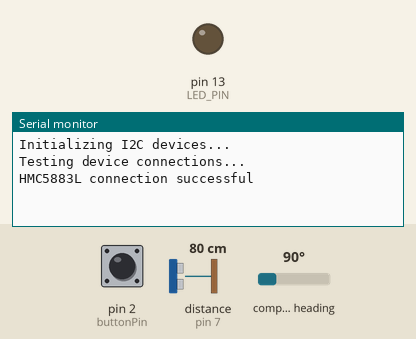
Recording of a sketch running on a simulated Arduino Uno, built with avr-gcc and run on an emulated ATmega328P. Shown: output pins drawn as LEDs (lit = HIGH), the last lines printed to the serial monitor. Wiring (inferred from the names in the program): HMC5883L compass at I2C address 0x1E. The inputs (shaded band) are chosen by the test bench; at power-on: pin 2 (buttonPin) LOW, distance to the obstacle (sensor on pin 7) 80 cm, compass heading 90°. The echo pulse lasts 58.3 µs per cm; pins used as bus, display or sensor lines are not drawn.

Above: at 1.2 s.
1.3 s: pin 2 (buttonPin) pulled HIGH for 0.15 s
At 2.6 s:
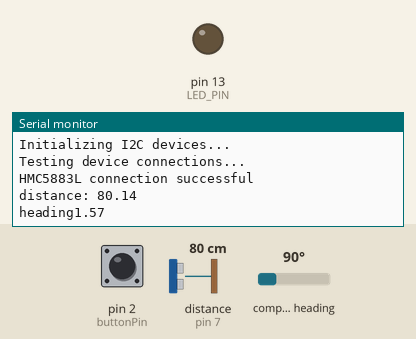
2.9 s: pin 2 (buttonPin) pulled HIGH for 1 s
At 4.2 s:
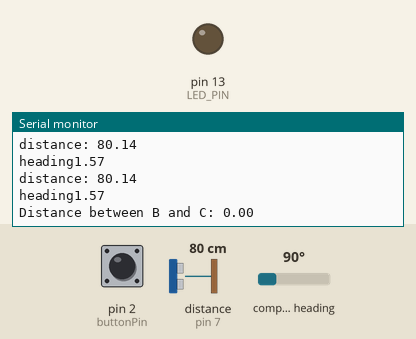

The sketch:

HMC5883L.ino
```cpp
// I2C device class (I2Cdev) demonstration Arduino sketch for HMC5883L class
// 10/7/2011 by Jeff Rowberg <jeff@rowberg.net>
// Updates should (hopefully) always be available at https://github.com/jrowberg/i2cdevlib
//
// Changelog:
//     2013-05-04 - Added Heading Calculation in degrees
//     2011-10-07 - initial release

/* ============================================
I2Cdev device library code is placed under the MIT license
Copyright (c) 2011 Jeff Rowberg

Permission is hereby granted, free of charge, to any person obtaining a copy
of this software and associated documentation files (the "Software"), to deal
in the Software without restriction, including without limitation the rights
to use, copy, modify, merge, publish, distribute, sublicense, and/or sell
copies of the Software, and to permit persons to whom the Software is
furnished to do so, subject to the following conditions:

The above copyright notice and this permission notice shall be included in
all copies or substantial portions of the Software.

THE SOFTWARE IS PROVIDED "AS IS", WITHOUT WARRANTY OF ANY KIND, EXPRESS OR
IMPLIED, INCLUDING BUT NOT LIMITED TO THE WARRANTIES OF MERCHANTABILITY,
FITNESS FOR A PARTICULAR PURPOSE AND NONINFRINGEMENT. IN NO EVENT SHALL THE
AUTHORS OR COPYRIGHT HOLDERS BE LIABLE FOR ANY CLAIM, DAMAGES OR OTHER
LIABILITY, WHETHER IN AN ACTION OF CONTRACT, TORT OR OTHERWISE, ARISING FROM,
OUT OF OR IN CONNECTION WITH THE SOFTWARE OR THE USE OR OTHER DEALINGS IN
THE SOFTWARE.
===============================================
*/

// Arduino Wire library is required if I2Cdev I2CDEV_ARDUINO_WIRE implementation
// is used in I2Cdev.h
#include <Wire.h>

// I2Cdev and HMC5883L must be installed as libraries, or else the .cpp/.h files
// for both classes must be in the include path of your project
#include "I2Cdev.h"
#include "HMC5883L.h"

// class default I2C address is 0x1E
// specific I2C addresses may be passed as a parameter here
// this device only supports one I2C address (0x1E)
HMC5883L mag;

int16_t mx, my, mz;

#define LED_PIN 13
bool blinkState = false;

#define trigPin 8
#define echoPin 7
long duration;
float distance1, distance2;
float head1, head2;

const int  buttonPin = 2;
int buttonPushCounter = 0;   // counter for the number of button presses
int buttonState = 0;         // current state of the button
int lastButtonState = 0;     // previous state of the button

void setup() {
    // join I2C bus (I2Cdev library doesn't do this automatically)
    Wire.begin();

    // initialize serial communication
    // (38400 chosen because it works as well at 8MHz as it does at 16MHz, but
    // it's really up to you depending on your project)
    Serial.begin(9600);

    // initialize device
    Serial.println("Initializing I2C devices...");
    mag.initialize();

    // verify connection
    Serial.println("Testing device connections...");
    Serial.println(mag.testConnection() ? "HMC5883L connection successful" : "HMC5883L connection failed");

    // configure Arduino LED for
    pinMode(LED_PIN, OUTPUT);

    pinMode(trigPin, OUTPUT);
    pinMode(echoPin, INPUT);

    pinMode(buttonPin, INPUT);
}

void loop() {
    // read raw heading measurements from device
    mag.getHeading(&mx, &my, &mz);

    // display tab-separated gyro x/y/z values
    //Serial.print("mag:\t");
    //Serial.print(mx); Serial.print("\t");
    //Serial.print(my); Serial.print("\t");
    //Serial.print(mz); Serial.print("\t");

// To calculate heading in degrees. 0 degree indicates North
    float heading = atan2(my, mx);
    if(heading < 0)
      heading += 2 * M_PI;
    //Serial.print("heading:\t");
    //Serial.println(heading * 180/M_PI);

    buttonState = digitalRead(buttonPin);
    if (buttonState != lastButtonState) {
      // if the state has changed, increment the counter
      if (buttonState == HIGH) {
        // if the current state is HIGH then the button went from off to on:
        buttonPushCounter = (buttonPushCounter + 1) % 2;
        digitalWrite(trigPin, LOW);
        delayMicroseconds(2);
        digitalWrite(trigPin, HIGH);
        delayMicroseconds(10);
        digitalWrite(trigPin, LOW);
        duration = pulseIn(echoPin, HIGH);
        float distance = duration / 58.2;
        Serial.print("distance: ");
        Serial.println(distance);
        Serial.print("heading");
        Serial.println(heading);
        if(buttonPushCounter){
          distance1 = distance;
          head1 = heading;
        }
        else{
          distance2 = distance;
          head2 = heading;
          float d = sqrt(pow(distance1, 2) + pow(distance2, 2) - 2 * distance1 * distance2 * cos(abs(head1 - head2) / 180 * 3.14));
          Serial.print("Distance between B and C: ");
          Serial.println(d);
        }
      }
      // Delay a little bit to avoid bouncing
      delay(50);
    }
    // save the current state as the last state, for next time through the loop
    lastButtonState = buttonState;

    delay(100);
}
```

HMC5883L.h
```cpp
// I2Cdev library collection - HMC5883L I2C device class header file
// Based on Honeywell HMC5883L datasheet, 10/2010 (Form #900405 Rev B)
// 6/12/2012 by Jeff Rowberg <jeff@rowberg.net>
// Updates should (hopefully) always be available at https://github.com/jrowberg/i2cdevlib
//
// Changelog:
//     2012-06-12 - fixed swapped Y/Z axes
//     2011-08-22 - small Doxygen comment fixes
//     2011-07-31 - initial release

/* ============================================
I2Cdev device library code is placed under the MIT license
Copyright (c) 2011 Jeff Rowberg

Permission is hereby granted, free of charge, to any person obtaining a copy
of this software and associated documentation files (the "Software"), to deal
in the Software without restriction, including without limitation the rights
to use, copy, modify, merge, publish, distribute, sublicense, and/or sell
copies of the Software, and to permit persons to whom the Software is
furnished to do so, subject to the following conditions:

The above copyright notice and this permission notice shall be included in
all copies or substantial portions of the Software.

THE SOFTWARE IS PROVIDED "AS IS", WITHOUT WARRANTY OF ANY KIND, EXPRESS OR
IMPLIED, INCLUDING BUT NOT LIMITED TO THE WARRANTIES OF MERCHANTABILITY,
FITNESS FOR A PARTICULAR PURPOSE AND NONINFRINGEMENT. IN NO EVENT SHALL THE
AUTHORS OR COPYRIGHT HOLDERS BE LIABLE FOR ANY CLAIM, DAMAGES OR OTHER
LIABILITY, WHETHER IN AN ACTION OF CONTRACT, TORT OR OTHERWISE, ARISING FROM,
OUT OF OR IN CONNECTION WITH THE SOFTWARE OR THE USE OR OTHER DEALINGS IN
THE SOFTWARE.
===============================================
*/

#ifndef _HMC5883L_H_
#define _HMC5883L_H_

#include "I2Cdev.h"

#define HMC5883L_ADDRESS            0x1E // this device only has one address
#define HMC5883L_DEFAULT_ADDRESS    0x1E

#define HMC5883L_RA_CONFIG_A        0x00
#define HMC5883L_RA_CONFIG_B        0x01
#define HMC5883L_RA_MODE            0x02
#define HMC5883L_RA_DATAX_H         0x03
#define HMC5883L_RA_DATAX_L         0x04
#define HMC5883L_RA_DATAZ_H         0x05
#define HMC5883L_RA_DATAZ_L         0x06
#define HMC5883L_RA_DATAY_H         0x07
#define HMC5883L_RA_DATAY_L         0x08
#define HMC5883L_RA_STATUS          0x09
#define HMC5883L_RA_ID_A            0x0A
#define HMC5883L_RA_ID_B            0x0B
#define HMC5883L_RA_ID_C            0x0C

#define HMC5883L_CRA_AVERAGE_BIT    6
#define HMC5883L_CRA_AVERAGE_LENGTH 2
#define HMC5883L_CRA_RATE_BIT       4
#define HMC5883L_CRA_RATE_LENGTH    3
#define HMC5883L_CRA_BIAS_BIT       1
#define HMC5883L_CRA_BIAS_LENGTH    2

#define HMC5883L_AVERAGING_1        0x00
#define HMC5883L_AVERAGING_2        0x01
#define HMC5883L_AVERAGING_4        0x02
#define HMC5883L_AVERAGING_8        0x03

#define HMC5883L_RATE_0P75          0x00
#define HMC5883L_RATE_1P5           0x01
#define HMC5883L_RATE_3             0x02
#define HMC5883L_RATE_7P5           0x03
#define HMC5883L_RATE_15            0x04
#define HMC5883L_RATE_30            0x05
#define HMC5883L_RATE_75            0x06

#define HMC5883L_BIAS_NORMAL        0x00
#define HMC5883L_BIAS_POSITIVE      0x01
#define HMC5883L_BIAS_NEGATIVE      0x02

#define HMC5883L_CRB_GAIN_BIT       7
#define HMC5883L_CRB_GAIN_LENGTH    3

#define HMC5883L_GAIN_1370          0x00
#define HMC5883L_GAIN_1090          0x01
#define HMC5883L_GAIN_820           0x02
#define HMC5883L_GAIN_660           0x03
#define HMC5883L_GAIN_440           0x04
#define HMC5883L_GAIN_390           0x05
#define HMC5883L_GAIN_330           0x06
#define HMC5883L_GAIN_220           0x07

#define HMC5883L_MODEREG_BIT        1
#define HMC5883L_MODEREG_LENGTH     2

#define HMC5883L_MODE_CONTINUOUS    0x00
#define HMC5883L_MODE_SINGLE        0x01
#define HMC5883L_MODE_IDLE          0x02

#define HMC5883L_STATUS_LOCK_BIT    1
#define HMC5883L_STATUS_READY_BIT   0

class HMC5883L {
    public:
        HMC5883L();
        HMC5883L(uint8_t address);

        void initialize();
        bool testConnection();

        // CONFIG_A register
        uint8_t getSampleAveraging();
        void setSampleAveraging(uint8_t averaging);
        uint8_t getDataRate();
        void setDataRate(uint8_t rate);
        uint8_t getMeasurementBias();
        void setMeasurementBias(uint8_t bias);

        // CONFIG_B register
        uint8_t getGain();
        void setGain(uint8_t gain);

        // MODE register
        uint8_t getMode();
        void setMode(uint8_t mode);

        // DATA* registers
        void getHeading(int16_t *x, int16_t *y, int16_t *z);
        int16_t getHeadingX();
        int16_t getHeadingY();
        int16_t getHeadingZ();

        // STATUS register
        bool getLockStatus();
        bool getReadyStatus();

        // ID_* registers
        uint8_t getIDA();
        uint8_t getIDB();
        uint8_t getIDC();

    private:
        uint8_t devAddr;
        uint8_t buffer[6];
        uint8_t mode;
};

#endif /* _HMC5883L_H_ */
```

Source omitted: HMC5883L.cpp (14734 bytes)

Measured:
- after the input at 1.3 s, the serial monitor: prints a new line after 0.05 s (image 1)
- after the input at 2.9 s, the serial monitor: prints a new line after 0.11 s (image 2)
